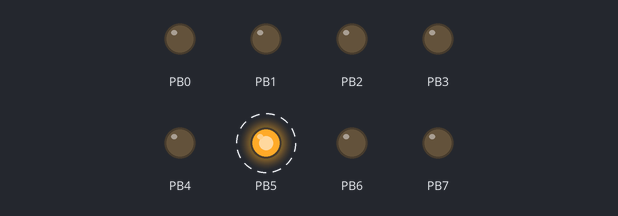
Simulated run of this program. Board: ATmega328P, built with avr-gcc and emulated at 16 MHz. Shown: output pins drawn as LEDs (lit = HIGH). Dashed ring = blinking.

Above: at 0.5 s.
Timing chart, 0 to 4.6 s (numbered marks = the images above):
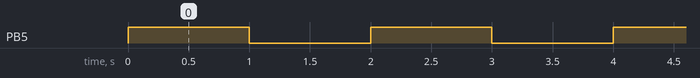

Measured:
- by itself, PB5: alternates HIGH for 1.0 s and LOW for 1.0 s

The program:

main.c
```c
#ifndef F_CPU
    #define F_CPU 16000000UL // 16 MHz clock speed
#endif

#include <avr/io.h>
#include <util/delay.h>

#define set_bit(Y,bit_x) (Y |= (1<<bit_x))
#define clr_bit(Y,bit_x) (Y &= ~(1<<bit_x))
#define tst_bit(Y,bit_x) (Y & (1<<bit_x))
#define cpl_bit(Y,bit_x) (Y ^= (1<<bit_x))

int main( ) {

    DDRB = 0xFF;
    while(1) {
        set_bit(PORTB, PB5);
        _delay_ms(1000);
        clr_bit(PORTB, PB5);
        _delay_ms(1000);
    }
}
```
